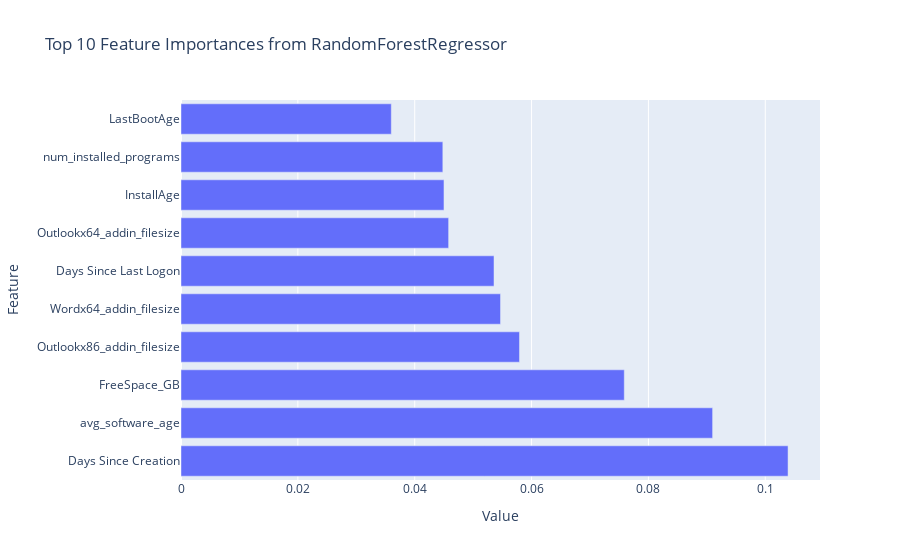

Notebook cell for this chart:
### Markdown cell above
### Evaluate feature importance from the `.feature_importances_` method in sklearn

### Code cell
import plotly.express as px

def create_feat_import_bar_chart(data_frame, x_column, y_column, title="Bar Chart"):
    """
    Create a bar chart using Plotly Express.
    """
    sorted_df = data_frame.sort_values(by=y_column, ascending=True)
    fig = px.bar(data_frame, x=x_column, y=y_column, title=title)
    return fig

# Call the function to create the bar chart
bar_chart = create_feat_import_bar_chart(import_feat_df, 
                                         x_column='Value',
                                          y_column='Feature', 
                                          title='Top 10 Feature Importances from RandomForestRegressor')

# Show the chart
bar_chart.show()

### Figure 1 — Plotly figure (JSON) as saved in the notebook; plotly's stock layout.template omitted (floating-point values rounded to 4 significant figures)
{"data": [{"alignmentgroup": "True", "hovertemplate": "Value=%{x}<br>Feature=%{y}<extra></extra>", "legendgroup": "", "marker": {"color": "#636efa", "pattern": {"shape": ""}}, "name": "", "offsetgroup": "", "orientation": "h", "showlegend": false, "textposition": "auto", "type": "bar", "x": [0.1039, 0.09099, 0.07587, 0.05793, 0.05469, 0.05357, 0.04581, 0.04501, 0.04481, 0.03599], "xaxis": "x", "y": ["Days Since Creation", "avg_software_age", "FreeSpace_GB", "Outlookx86_addin_filesize", "Wordx64_addin_filesize", "Days Since Last Logon", "Outlookx64_addin_filesize", "InstallAge", "num_installed_programs", "LastBootAge"], "yaxis": "y"}], "layout": {"barmode": "relative", "legend": {"tracegroupgap": 0}, "title": {"text": "Top 10 Feature Importances from RandomForestRegressor"}, "xaxis": {"anchor": "y", "domain": [0, 1], "title": {"text": "Value"}}, "yaxis": {"anchor": "x", "domain": [0, 1], "title": {"text": "Feature"}}}}
